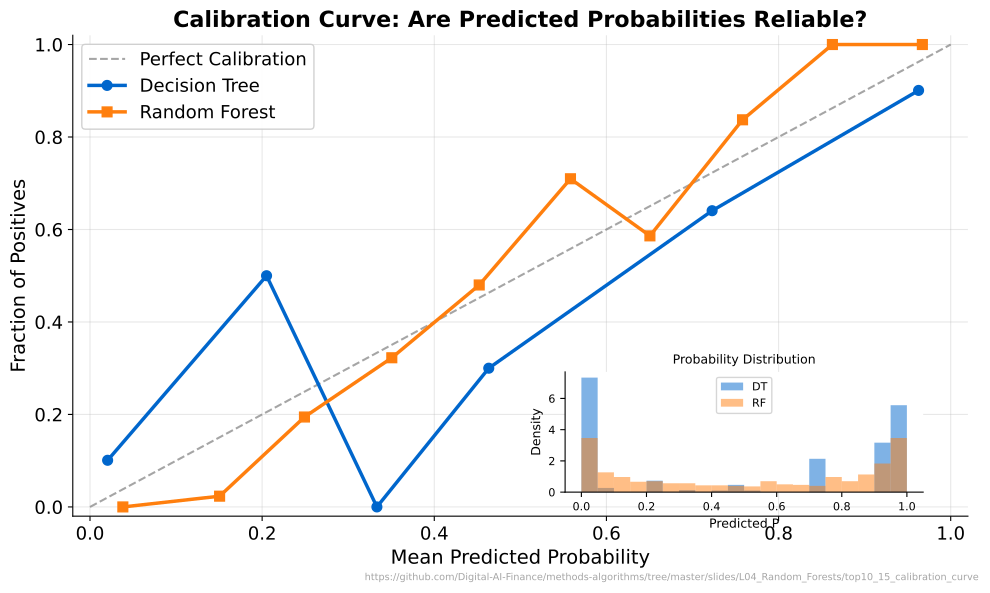

Here is the Python script that generated this plot:
"""Calibration Curve: Are Predicted Probabilities Reliable?"""
import matplotlib.pyplot as plt
import numpy as np
from pathlib import Path
from sklearn.datasets import make_classification
from sklearn.tree import DecisionTreeClassifier
from sklearn.ensemble import RandomForestClassifier
from sklearn.model_selection import train_test_split
from sklearn.calibration import calibration_curve

CHART_METADATA = {
    'title': 'Calibration Curve: Are Predicted Probabilities Reliable?',
    'description': 'Calibration plots for DT and RF with probability histograms',
    'url': 'https://github.com/Digital-AI-Finance/methods-algorithms/tree/master/slides/L04_Random_Forests/top10_15_calibration_curve'
}

plt.rcParams.update({
    'font.size': 14, 'axes.labelsize': 14, 'axes.titlesize': 16,
    'xtick.labelsize': 13, 'ytick.labelsize': 13, 'legend.fontsize': 13,
    'figure.figsize': (10, 6), 'figure.dpi': 150,
    'axes.spines.top': False, 'axes.spines.right': False,
})

MLPURPLE = '#3333B2'
MLBLUE = '#0066CC'
MLORANGE = '#FF7F0E'
MLGREEN = '#2CA02C'
MLRED = '#D62728'

X, y = make_classification(n_samples=2000, n_features=10, n_informative=5, random_state=42)
X_train, X_test, y_train, y_test = train_test_split(X, y, test_size=0.3, random_state=42)

dt = DecisionTreeClassifier(max_depth=5, random_state=42)
dt.fit(X_train, y_train)
dt_proba = dt.predict_proba(X_test)[:, 1]

rf = RandomForestClassifier(n_estimators=200, random_state=42)
rf.fit(X_train, y_train)
rf_proba = rf.predict_proba(X_test)[:, 1]

dt_frac, dt_mean = calibration_curve(y_test, dt_proba, n_bins=10)
rf_frac, rf_mean = calibration_curve(y_test, rf_proba, n_bins=10)

fig, ax = plt.subplots(figsize=(10, 6))

# Perfect calibration
ax.plot([0, 1], [0, 1], '--', color='gray', linewidth=1.5, alpha=0.7, label='Perfect Calibration')

# Calibration curves
ax.plot(dt_mean, dt_frac, '-o', color=MLBLUE, linewidth=2.5, markersize=7, label='Decision Tree')
ax.plot(rf_mean, rf_frac, '-s', color=MLORANGE, linewidth=2.5, markersize=7, label='Random Forest')

# Inset histogram of predicted probabilities
ax_inset = ax.inset_axes([0.55, 0.05, 0.4, 0.25])
ax_inset.hist(dt_proba, bins=20, alpha=0.5, color=MLBLUE, density=True, label='DT')
ax_inset.hist(rf_proba, bins=20, alpha=0.5, color=MLORANGE, density=True, label='RF')
ax_inset.set_xlabel('Predicted P', fontsize=9)
ax_inset.set_ylabel('Density', fontsize=9)
ax_inset.tick_params(labelsize=8)
ax_inset.legend(fontsize=8)
ax_inset.set_title('Probability Distribution', fontsize=9)

ax.set_xlabel("Mean Predicted Probability")
ax.set_ylabel("Fraction of Positives")
ax.set_title("Calibration Curve: Are Predicted Probabilities Reliable?", fontsize=16, fontweight='bold')
ax.legend(loc='upper left', framealpha=0.9)
ax.grid(True, alpha=0.3)
ax.set_xlim(-0.02, 1.02)
ax.set_ylim(-0.02, 1.02)

plt.figtext(0.99, 0.01, CHART_METADATA['url'], fontsize=7, color='gray', ha='right', va='bottom', alpha=0.7)
plt.tight_layout()
plt.savefig(Path(__file__).parent / 'chart.pdf', dpi=300, bbox_inches='tight')
plt.close()
print("Chart saved: top10_15_calibration_curve/chart.pdf")
